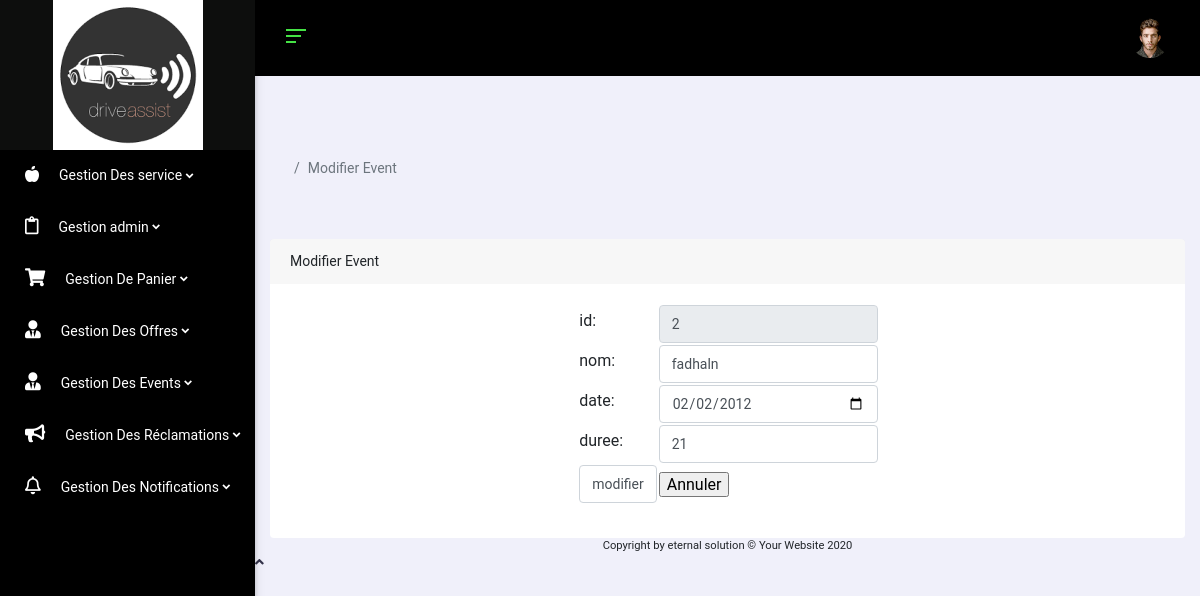
Screenshot of /back/modifierEvent.php?id=2 with the database file from the repository.
### tables this page shows
CREATE TABLE IF NOT EXISTS `event` (
  `id` int(11) NOT NULL AUTO_INCREMENT,
  `nom` varchar(50) NOT NULL,
  `dateE` date NOT NULL,
  `duree` int(50) NOT NULL,
  PRIMARY KEY (`id`)
);

### controller/EventC.php (called while the page is built, shortened)
<?PHP
	class EventC {
		function recupererEvent($id){
			$sql="SELECT * from Event where id=$id";
			$db = config::getConnexion();
			try{
				$query=$db->prepare($sql);
				$query->execute();
				$user=$query->fetch();
				return $user;
			}
			catch (Exception $e){
				die('Erreur: '.$e->getMessage());
			}
		}
	}
?>

### back/modifierEvent.php (the view, shortened to what this page needs)
<?php
	include "../controller/EventC.php";
	$EventC = new EventC();
    include "HeaderM.php";
?>
		<?php
			if (isset($_GET['id'])){
				$user = $EventC->recupererEvent($_GET['id']);
		?>
                <div class="content-wrapper">
                    <div class="container-fluid">
                        <ol class="breadcrumb">
                            <li class="breadcrumb-item active">Modifier Event</li>
                        </ol>
                        <div class="card card-register mx-auto mt-5">
                            <div class="card-header">Modifier Event</div>
                            <div class="card-body">
                                <form action="" method="POST">
                                    <table align="center">
                                        <tr>
                                            <td rowspan='4' colspan='1'>
                                            </td>
                                            <td>
                                                <label for="id">id:
                                                </label>
                                            </td>
                                            <td>
                                                <input type="text" name="id" id="id" class="form-control" value = "<?php echo $user['id']; ?>" readonly>
                                            </td>
                                        </tr>
                                        <tr>
                                            <td>
                                                <label for="nom">nom:
                                                </label>
                                            </td>
                                            <td>
                                                <input type="text" class="form-control" name="nom" id="nom" maxlength="20" value = "<?php echo $user['nom']; ?>">
                                            </td>
                                        </tr>
                                        <tr>
                                            <td>
                                                <label for="date">date:
                                                </label>
                                            </td>
                                            <td><input type="date" class="form-control" name="datE" id="datE" maxlength="20" value = "<?php echo $user['dateE']; ?>"></td>
                                        </tr>
                                        <tr>
                                            <td>
                                                <label for="duree">duree:
                                                </label>
                                            </td>
                                            <td>
                                                <input type="number" class="form-control" name="duree" id="duree" value = "<?php echo $user['duree']; ?>" >
                                            </td>
                                        </tr>
                                        <tr>
                                            <td></td>
                                            <td>
                                                <input class="form-control" type="submit" value="modifier" name = "modifier">
                                            </td>
                                            <td>
                                                <input type="reset" value="Annuler" >
                                            </td>
                                        </tr>
                                    </table>
                                </form>
                            </div>
                        </div>
                    </div>
                </div>
		<?php
		}
			include "footer.php";
		?>

### rows the page displays
event: id "2", nom "fadhaln", datE "02/02/2012", duree "21"
